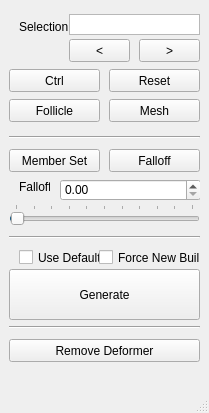
<?xml version="1.0" encoding="UTF-8"?>
<ui version="4.0">
 <class>MainWindow</class>
 <widget class="QMainWindow" name="MainWindow">
  <property name="geometry">
   <rect>
    <x>0</x>
    <y>0</y>
    <width>209</width>
    <height>413</height>
   </rect>
  </property>
  <property name="windowTitle">
   <string>Defomer on Surface</string>
  </property>
  <widget class="QWidget" name="centralwidget">
   <layout class="QVBoxLayout" name="verticalLayout_2">
    <item>
     <widget class="QFrame" name="frame">
      <property name="frameShape">
       <enum>QFrame::NoFrame</enum>
      </property>
      <property name="frameShadow">
       <enum>QFrame::Raised</enum>
      </property>
      <widget class="QPushButton" name="btn_run">
       <property name="geometry">
        <rect>
         <x>0</x>
         <y>260</y>
         <width>191</width>
         <height>51</height>
        </rect>
       </property>
       <property name="sizePolicy">
        <sizepolicy hsizetype="Minimum" vsizetype="Fixed">
         <horstretch>0</horstretch>
         <verstretch>0</verstretch>
        </sizepolicy>
       </property>
       <property name="text">
        <string>Generate</string>
       </property>
      </widget>
      <widget class="QPushButton" name="btn_remove">
       <property name="geometry">
        <rect>
         <x>0</x>
         <y>330</y>
         <width>191</width>
         <height>23</height>
        </rect>
       </property>
       <property name="text">
        <string>Remove Deformer</string>
       </property>
      </widget>
      <widget class="Line" name="line">
       <property name="geometry">
        <rect>
         <x>0</x>
         <y>220</y>
         <width>191</width>
         <height>16</height>
        </rect>
       </property>
       <property name="orientation">
        <enum>Qt::Horizontal</enum>
       </property>
      </widget>
      <widget class="Line" name="line_2">
       <property name="geometry">
        <rect>
         <x>0</x>
         <y>310</y>
         <width>191</width>
         <height>16</height>
        </rect>
       </property>
       <property name="orientation">
        <enum>Qt::Horizontal</enum>
       </property>
      </widget>
      <widget class="QPushButton" name="btn_mesh">
       <property name="geometry">
        <rect>
         <x>100</x>
         <y>90</y>
         <width>91</width>
         <height>23</height>
        </rect>
       </property>
       <property name="text">
        <string>Mesh</string>
       </property>
      </widget>
      <widget class="QLabel" name="label">
       <property name="geometry">
        <rect>
         <x>10</x>
         <y>10</y>
         <width>51</width>
         <height>16</height>
        </rect>
       </property>
       <property name="text">
        <string>Selection</string>
       </property>
      </widget>
      <widget class="QCheckBox" name="cB_forceNew">
       <property name="geometry">
        <rect>
         <x>90</x>
         <y>240</y>
         <width>101</width>
         <height>17</height>
        </rect>
       </property>
       <property name="text">
        <string>Force New Build</string>
       </property>
      </widget>
      <widget class="QPushButton" name="btn_follicle">
       <property name="geometry">
        <rect>
         <x>0</x>
         <y>90</y>
         <width>91</width>
         <height>23</height>
        </rect>
       </property>
       <property name="text">
        <string>Follicle</string>
       </property>
      </widget>
      <widget class="QCheckBox" name="cB_default">
       <property name="geometry">
        <rect>
         <x>10</x>
         <y>240</y>
         <width>81</width>
         <height>17</height>
        </rect>
       </property>
       <property name="text">
        <string>Use Default</string>
       </property>
      </widget>
      <widget class="QPushButton" name="btn_ctrl">
       <property name="geometry">
        <rect>
         <x>0</x>
         <y>60</y>
         <width>91</width>
         <height>23</height>
        </rect>
       </property>
       <property name="text">
        <string>Ctrl</string>
       </property>
      </widget>
      <widget class="QSlider" name="hS_falloff">
       <property name="geometry">
        <rect>
         <x>0</x>
         <y>195</y>
         <width>191</width>
         <height>21</height>
        </rect>
       </property>
       <property name="maximum">
        <number>1000</number>
       </property>
       <property name="singleStep">
        <number>0</number>
       </property>
       <property name="sliderPosition">
        <number>4</number>
       </property>
       <property name="orientation">
        <enum>Qt::Horizontal</enum>
       </property>
       <property name="tickPosition">
        <enum>QSlider::TicksAbove</enum>
       </property>
       <property name="tickInterval">
        <number>100</number>
       </property>
      </widget>
      <widget class="QLabel" name="label_2">
       <property name="geometry">
        <rect>
         <x>10</x>
         <y>170</y>
         <width>31</width>
         <height>16</height>
        </rect>
       </property>
       <property name="text">
        <string>Falloff</string>
       </property>
      </widget>
      <widget class="QPushButton" name="btn_reset">
       <property name="geometry">
        <rect>
         <x>100</x>
         <y>60</y>
         <width>91</width>
         <height>23</height>
        </rect>
       </property>
       <property name="text">
        <string>Reset</string>
       </property>
      </widget>
      <widget class="QPushButton" name="btn_next">
       <property name="geometry">
        <rect>
         <x>130</x>
         <y>30</y>
         <width>61</width>
         <height>23</height>
        </rect>
       </property>
       <property name="text">
        <string>&gt;</string>
       </property>
      </widget>
      <widget class="QPushButton" name="btn_last">
       <property name="geometry">
        <rect>
         <x>60</x>
         <y>30</y>
         <width>61</width>
         <height>23</height>
        </rect>
       </property>
       <property name="text">
        <string>&lt;</string>
       </property>
      </widget>
      <widget class="QPushButton" name="btn_member">
       <property name="geometry">
        <rect>
         <x>0</x>
         <y>140</y>
         <width>91</width>
         <height>23</height>
        </rect>
       </property>
       <property name="text">
        <string>Member Set</string>
       </property>
      </widget>
      <widget class="QPushButton" name="btn_falloff">
       <property name="geometry">
        <rect>
         <x>100</x>
         <y>140</y>
         <width>91</width>
         <height>23</height>
        </rect>
       </property>
       <property name="text">
        <string>Falloff</string>
       </property>
      </widget>
      <widget class="QDoubleSpinBox" name="dSB_falloff">
       <property name="geometry">
        <rect>
         <x>51</x>
         <y>170</y>
         <width>141</width>
         <height>22</height>
        </rect>
       </property>
      </widget>
      <widget class="Line" name="line_3">
       <property name="geometry">
        <rect>
         <x>0</x>
         <y>120</y>
         <width>191</width>
         <height>16</height>
        </rect>
       </property>
       <property name="orientation">
        <enum>Qt::Horizontal</enum>
       </property>
      </widget>
      <widget class="QListView" name="lV_selection">
       <property name="geometry">
        <rect>
         <x>60</x>
         <y>5</y>
         <width>131</width>
         <height>21</height>
        </rect>
       </property>
       <property name="autoScroll">
        <bool>false</bool>
       </property>
       <property name="editTriggers">
        <set>QAbstractItemView::NoEditTriggers</set>
       </property>
      </widget>
     </widget>
    </item>
   </layout>
  </widget>
  <widget class="QMenuBar" name="menubar">
   <property name="geometry">
    <rect>
     <x>0</x>
     <y>0</y>
     <width>209</width>
     <height>17</height>
    </rect>
   </property>
  </widget>
  <widget class="QStatusBar" name="statusbar"/>
 </widget>
 <resources/>
 <connections/>
</ui>
